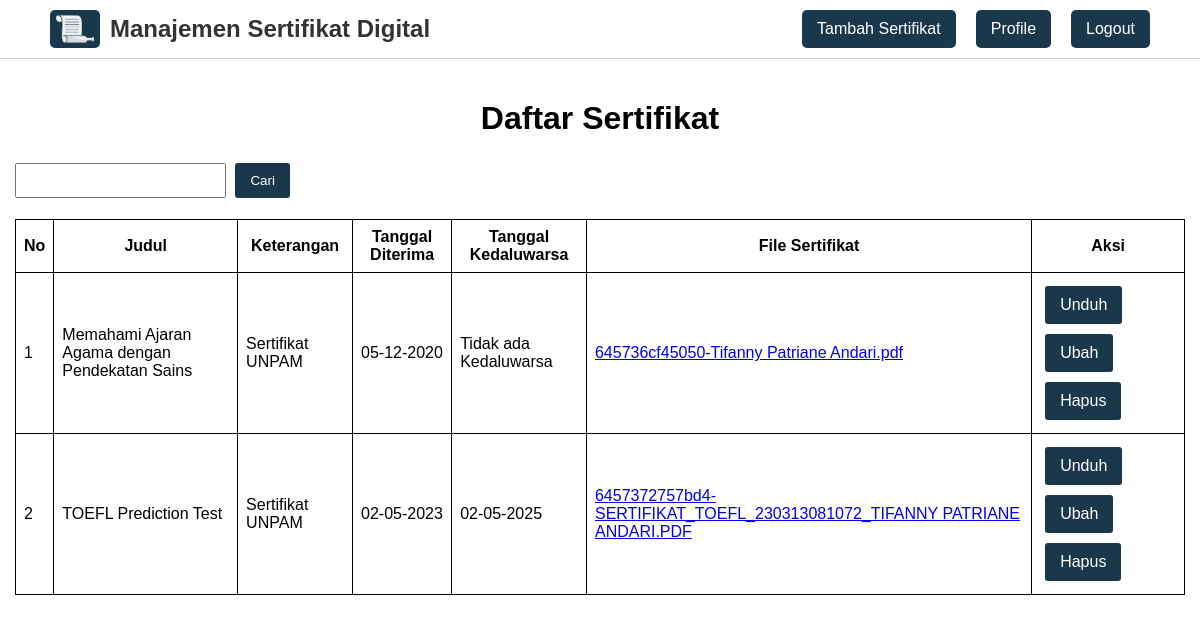
The app's page /index.php (signed in), older data.
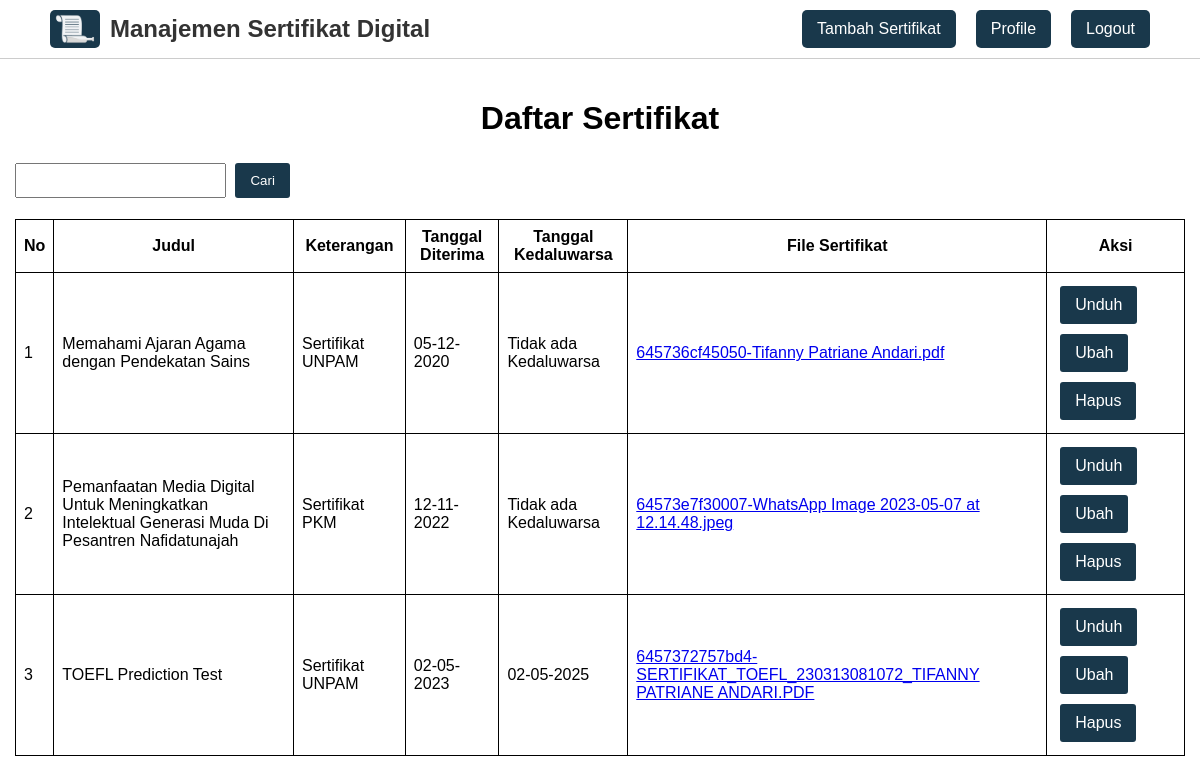
The same page, newer data.
### tables this page shows
CREATE TABLE `sertifikat` (
  `id_sertifikat` int(11) NOT NULL,
  `judul` varchar(100) NOT NULL,
  `keterangan` text NOT NULL,
  `tanggal_diterima` date NOT NULL,
  `tanggal_kedaluwarsa` date DEFAULT NULL,
  `file_sertifikat` text NOT NULL,
  `id_user` int(11) NOT NULL
);

### index.php (the view, shortened to what this page needs)
<?php
require_once 'koneksi.php';
$id_user = $_SESSION['id_user'];
$sertifikat = mysqli_query($koneksi, "SELECT * FROM sertifikat INNER JOIN user ON sertifikat.id_user = user.id_user WHERE sertifikat.id_user = '$id_user' ORDER BY judul ASC");
?>
<html>
<head>
    <?php include_once 'head.php'; ?>
</head>
<body>
    <?php include_once 'navbar.php'; ?>
    <div class="container">
        <h1 class="text-center">Daftar Sertifikat</h1>
        <form method="post" class="form-search">
            <input type="text" name="keyword" id="keyword" required value="<?= (isset($_POST['btnCari'])) ? $keyword : ''; ?>">
            <button type="submit" name="btnCari" class="btn">Cari</button>
        </form>
        <table border="1" cellpadding="10" cellspacing="0">
        	<thead>
        		<tr>
        			<th>No</th>
        			<th>Judul</th>
        			<th>Keterangan</th>
        			<th>Tanggal Diterima</th>
        			<th>Tanggal Kedaluwarsa</th>
        			<th>File Sertifikat</th>
                    <th>Aksi</th>
        		</tr>
        	</thead>
        	<tbody>
        		<?php $i = 1; ?>
        		<?php foreach ($sertifikat as $data_sertifikat): ?>
        			<tr>
        				<td><?= $i++; ?></td>
        				<td><?= $data_sertifikat['judul']; ?></td>
        				<td><?= strip_tags($data_sertifikat['keterangan']); ?></td>
        				<td><?= date("d-m-Y", strtotime($data_sertifikat['tanggal_diterima'])); ?></td>
        				<td>
        					<?php if ($data_sertifikat['tanggal_kedaluwarsa'] == '0000-00-00'): ?>
	        					Tidak ada Kedaluwarsa
        					<?php else: ?>
        						<?= date("d-m-Y", strtotime($data_sertifikat['tanggal_kedaluwarsa'])); ?>
        					<?php endif ?>
        				</td>
                        <td>
                            <a href="file/<?= $data_sertifikat['file_sertifikat']; ?>" target="_blank"><?= $data_sertifikat['file_sertifikat']; ?></a>
                        </td>
                        <td>
                            <a href="file/<?= $data_sertifikat['file_sertifikat']; ?>" target="_blank" class="btn">Unduh</a>
                            <a href="ubah_sertifikat.php?id_sertifikat=<?= $data_sertifikat['id_sertifikat']; ?>" class="btn">Ubah</a>
                            <a href="hapus_sertifikat.php?id_sertifikat=<?= $data_sertifikat['id_sertifikat']; ?>" class="btn" onclick="return confirm('Apakah Anda yakin ingin menghapus Sertifikat <?= $data_sertifikat['judul'] ?>?')">Hapus</a>
                        </td>
        			</tr>
        		<?php endforeach ?>
        	</tbody>
        </table>
    </div>
</body>
</html>

### head.php (shortened to what this page needs)
<link rel="stylesheet" href="style.css">

### navbar.php
<nav class="navbar">
  <div class="navbar-container">
    <a class="navbar-title" href="index.php"><img src="img/logo-no-text.png"> <span>Manajemen Sertifikat Digital</span></a>
    <div class="navbar-button">
      <?php if (isset($_SESSION['id_user'])): ?>
        <a href="tambah_sertifikat.php">Tambah Sertifikat</a>
        <a href="profile.php">Profile</a>
        <a href="logout.php">Logout</a>
      <?php else: ?>
        <a href="registrasi.php">Registrasi</a>
        <a href="login.php">Login</a>
      <?php endif ?>
    </div>
  </div>
</nav>

### style.css (style rules this page uses)
* { font-family: 'Arial', sans-serif; }
body { margin: 0; padding: 0; }
.text-center { text-align: center; }
.container { margin: 100px auto; max-width: 1200px; padding: 0 15px; }
.btn { text-align: center; display: inline-block; padding: 10px 15px; border: none; background-color: #19384B; color: #fff; border-radius: 3px; cursor: pointer; text-decoration: none; margin: 5px; }
.navbar { position: fixed; top: 0; left: 0; width: 100%; background-color: #fff; border-bottom: 1px solid #ccc; z-index: 9999; }
.navbar-container { max-width: 1500px; display: flex; justify-content: space-between; align-items: center; padding: 10px 50px; margin: 0 auto; }
.navbar-title { font-size: 24px; font-weight: bold; color: #333; text-decoration: none; display: flex; align-items: center; }
.navbar-title img { margin-right: 10px; width: 50px; border-radius: 5px; }
.navbar-title span { display: inline-block; vertical-align: middle; }
.navbar-button { display: flex; justify-content: flex-end; text-align: center; align-items: center; }
.navbar-button a { color: #fff; text-decoration: none; margin-left: 20px; background-color: #19384B; padding: 10px 15px; border-radius: 5px; }
table { border: 1px solid black; border-collapse: collapse; width: 100%; }
th, td { text-align: center; padding: 8px; }
.form-search input { padding: 8px 15px; }
.profile th, td { text-align: left; }

Row changes from the older to the newer data that the page shows:
added sertifikat: judul "Pemanfaatan Media Digital Untuk Meningkatkan Intelektual Generasi Muda Di Pesantren Nafidatunajah", keterangan "Sertifikat PKM", tanggal_diterima "12-11-2022", tanggal_kedaluwarsa "Tidak ada Kedaluwarsa", file_sertifikat "64573e7f30007-WhatsApp Image 2023-05-07 at 12.14.48.jpeg"
